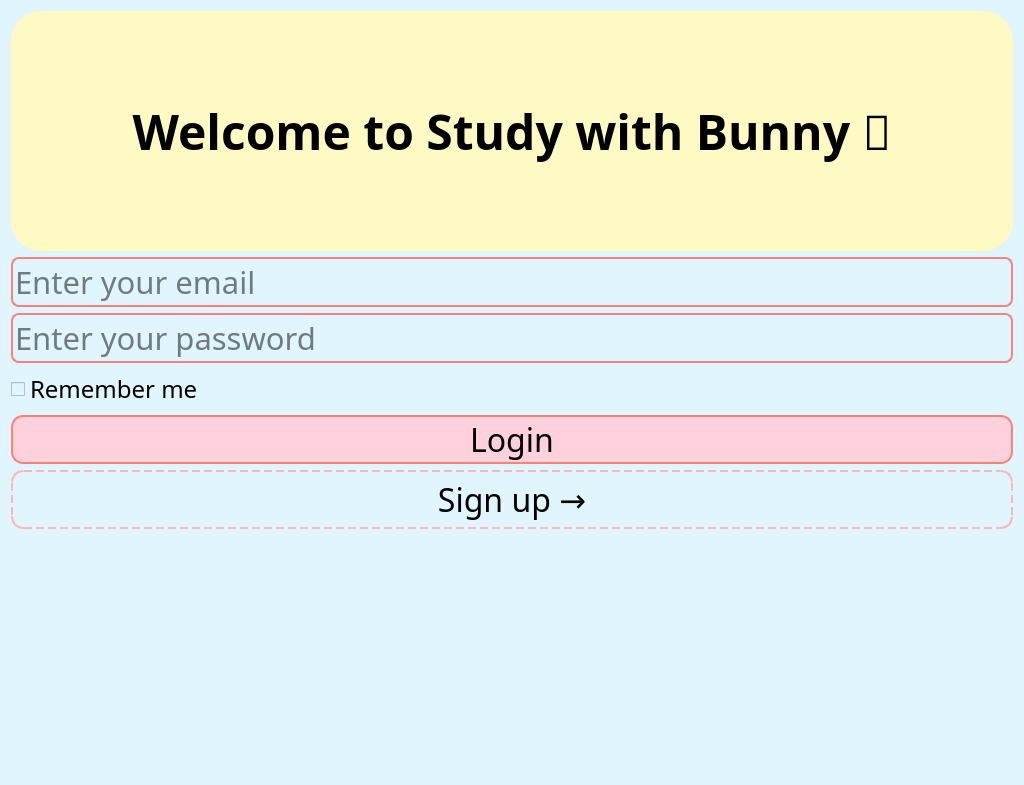
<?xml version="1.0" encoding="UTF-8"?>
<ui version="4.0">
 <class>LoginDialog</class>
 <widget class="QDialog" name="LoginDialog">
  <property name="geometry">
   <rect>
    <x>0</x>
    <y>0</y>
    <width>1024</width>
    <height>785</height>
   </rect>
  </property>
  <property name="windowTitle">
   <string>Login - Study with Bunny</string>
  </property>
  <property name="styleSheet">
   <string notr="true">background-color: #E1F5FE;  /* Màu nền xanh pastel */

</string>
  </property>
  <layout class="QVBoxLayout" name="verticalLayout">
   <item>
    <widget class="QLabel" name="titleLabel">
     <property name="font">
      <font>
       <family>Chalkboard SE</family>
       <pointsize>36</pointsize>
       <weight>75</weight>
       <bold>true</bold>
      </font>
     </property>
     <property name="styleSheet">
      <string notr="true">background-color: #FFF9C4;
    border-radius: 30px;

</string>
     </property>
     <property name="text">
      <string>Welcome to Study with Bunny 🐰</string>
     </property>
     <property name="alignment">
      <set>Qt::AlignCenter</set>
     </property>
    </widget>
   </item>
   <item>
    <widget class="QLineEdit" name="emailLineEdit">
     <property name="font">
      <font>
       <family>Chalkboard SE</family>
       <pointsize>23</pointsize>
      </font>
     </property>
     <property name="styleSheet">
      <string notr="true">
    border: 2px solid #F88379;  /* viền hồng đào */
    border-radius: 8px;
</string>
     </property>
     <property name="placeholderText">
      <string>Enter your email</string>
     </property>
    </widget>
   </item>
   <item>
    <widget class="QLineEdit" name="passwordLineEdit">
     <property name="font">
      <font>
       <family>Chalkboard SE</family>
       <pointsize>23</pointsize>
      </font>
     </property>
     <property name="styleSheet">
      <string notr="true">
    border: 2px solid #F88379;  /* viền hồng đào */
    border-radius: 8px;</string>
     </property>
     <property name="echoMode">
      <enum>QLineEdit::Password</enum>
     </property>
     <property name="placeholderText">
      <string>Enter your password</string>
     </property>
    </widget>
   </item>
   <item>
    <widget class="QCheckBox" name="rememberMeCheckBox">
     <property name="font">
      <font>
       <family>Chalkboard SE</family>
       <pointsize>18</pointsize>
      </font>
     </property>
     <property name="text">
      <string>Remember me</string>
     </property>
    </widget>
   </item>
   <item>
    <widget class="QPushButton" name="loginButton">
     <property name="font">
      <font>
       <family>Chalkboard SE</family>
       <pointsize>24</pointsize>
      </font>
     </property>
     <property name="styleSheet">
      <string notr="true">    background-color: #FFD1DC;     /* Nền hồng đào */
    border: 2px solid #F88379;     /* Viền hồng cam đậm hơn */
    border-radius: 12px;</string>
     </property>
     <property name="text">
      <string>Login</string>
     </property>
    </widget>
   </item>
   <item>
    <widget class="QPushButton" name="signupButton">
     <property name="font">
      <font>
       <family>Chalkboard SE</family>
       <pointsize>24</pointsize>
      </font>
     </property>
     <property name="styleSheet">
      <string notr="true">border: 2px dashed #FFB6B9; /* viền kiểu đứt đoạn */
    border-radius: 12px;
    padding: 5px;

</string>
     </property>
     <property name="text">
      <string>Sign up →</string>
     </property>
    </widget>
   </item>
   <item>
    <widget class="QLabel" name="bunnyImageLabel">
     <property name="pixmap">
      <pixmap>../image/SPCK/Ảnh màn hình 2025-05-18 lúc 11.29.49.png</pixmap>
     </property>
     <property name="scaledContents">
      <bool>true</bool>
     </property>
     <property name="alignment">
      <set>Qt::AlignCenter</set>
     </property>
    </widget>
   </item>
  </layout>
 </widget>
 <resources/>
 <connections/>
</ui>
